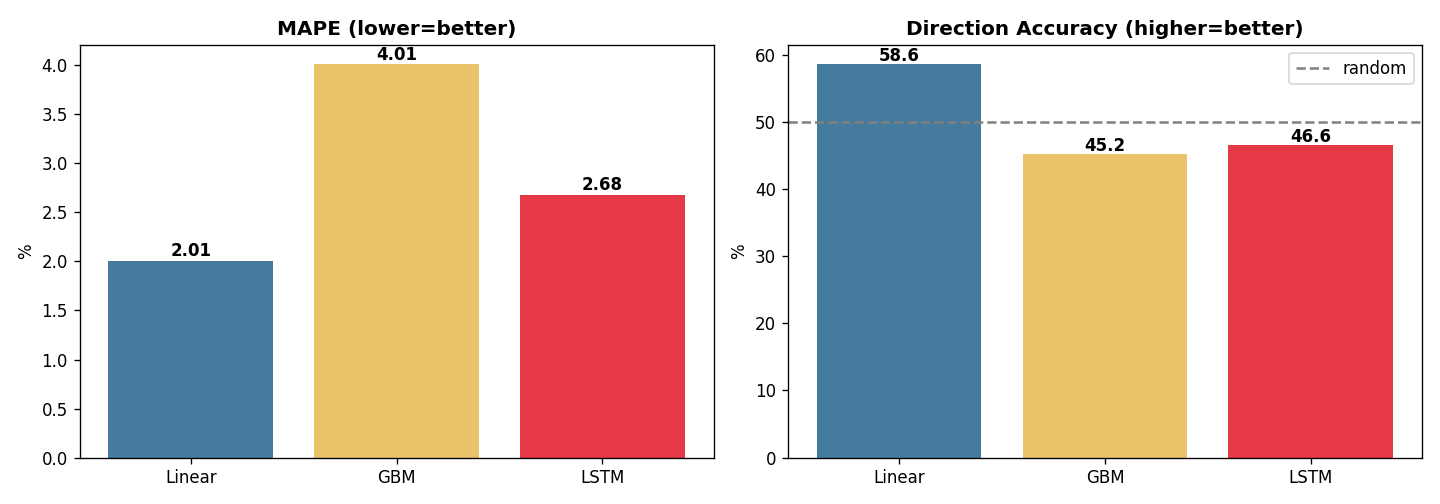

Recreate this plot in Python.
"""
model_compare.py - 선형/부스팅/LSTM 3종 비교 실험
핵심: 유가 시계열에서 '딥러닝이 항상 이기지 않는다'를 데이터로 검증
"""
import numpy as np, pandas as pd
import matplotlib; matplotlib.use("Agg")
import matplotlib.pyplot as plt
import torch, torch.nn as nn
from sklearn.ensemble import GradientBoostingRegressor
from sklearn.linear_model import LinearRegression
from sklearn.preprocessing import StandardScaler
from sklearn.metrics import mean_absolute_error, mean_absolute_percentage_error
from data_loader import load_prices

np.random.seed(42); torch.manual_seed(42)
plt.rcParams["axes.unicode_minus"] = False
HOR = 14

df = load_prices("dubai")
price = df["price"].values

# 전통 모델용 피처
dd = pd.DataFrame({"price": price})
for l in [1,3,7,14,30]: dd[f"lag{l}"] = dd.price.shift(l)
for w in [7,14,30]:
    dd[f"ma{w}"] = dd.price.shift(1).rolling(w).mean()
    dd[f"sd{w}"] = dd.price.shift(1).rolling(w).std()
dd["mom7"] = dd.price.shift(1) - dd.price.shift(8)
dd["y"] = dd.price.shift(-HOR)
dd = dd.dropna().reset_index(drop=True)
feat = [c for c in dd.columns if c.startswith(("lag","ma","sd","mom"))]
X, y, now = dd[feat].values, dd.y.values, dd.price.values
sp = int(len(dd)*0.8)
res = {}

def report(name, yte, pred, now_te):
    mae = mean_absolute_error(yte, pred)
    mape = mean_absolute_percentage_error(yte, pred)*100
    da = ((yte>now_te)==(pred>now_te)).mean()*100
    print(f"{name:22s} | MAE ${mae:5.2f} | MAPE {mape:5.2f}% | dir {da:5.1f}%")
    return mae, mape, da

m = LinearRegression().fit(X[:sp], y[:sp])
res["Linear"] = report("Linear (baseline)", y[sp:], m.predict(X[sp:]), now[sp:])
m = GradientBoostingRegressor(n_estimators=300, max_depth=3, learning_rate=0.05, random_state=42).fit(X[:sp], y[:sp])
res["GBM"] = report("GradientBoosting", y[sp:], m.predict(X[sp:]), now[sp:])

# LSTM
SEQ = 30
xs, ys, nows = [], [], []
for i in range(SEQ, len(price)-HOR):
    xs.append(price[i-SEQ:i]); ys.append(price[i+HOR]); nows.append(price[i])
xs = np.array(xs)[:,:,None]; ys = np.array(ys); nows = np.array(nows)
sc = StandardScaler(); sc.fit(xs.reshape(-1,1)[:sp*SEQ])
xs_s = sc.transform(xs.reshape(-1,1)).reshape(xs.shape)
ymean, ystd = ys[:sp].mean(), ys[:sp].std(); ys_s = (ys-ymean)/ystd
spx = int(len(xs)*0.8)
Xtr = torch.tensor(xs_s[:spx], dtype=torch.float32); ytr = torch.tensor(ys_s[:spx], dtype=torch.float32)
Xte = torch.tensor(xs_s[spx:], dtype=torch.float32)

class LSTM(nn.Module):
    def __init__(s):
        super().__init__(); s.l = nn.LSTM(1,32,batch_first=True); s.f = nn.Linear(32,1)
    def forward(s,x): o,_ = s.l(x); return s.f(o[:,-1,:]).squeeze(-1)

net = LSTM(); opt = torch.optim.Adam(net.parameters(), lr=0.01); lossf = nn.MSELoss()
for ep in range(60):
    net.train(); opt.zero_grad(); loss = lossf(net(Xtr), ytr); loss.backward(); opt.step()
net.eval()
with torch.no_grad(): pred = net(Xte).numpy()*ystd + ymean
res["LSTM"] = report("LSTM (deep)", ys[spx:], pred, nows[spx:])

best = min(res, key=lambda k: res[k][1])
print(f"\n결론: MAPE 최고 = {best}  → 단순 모델이 딥러닝을 이기는 경우가 흔함(과적합).")

# 그래프
fig, ax = plt.subplots(1,2, figsize=(12,4.2))
names = list(res.keys()); mapes = [res[k][1] for k in names]; das = [res[k][2] for k in names]
c = ["#457b9d","#e9c46a","#e63946"]
ax[0].bar(names, mapes, color=c); ax[0].set_title("MAPE (lower=better)", weight="bold"); ax[0].set_ylabel("%")
for i,v in enumerate(mapes): ax[0].text(i,v+.05,f"{v:.2f}",ha="center",weight="bold")
ax[1].bar(names, das, color=c); ax[1].axhline(50,ls="--",color="gray",label="random")
ax[1].set_title("Direction Accuracy (higher=better)", weight="bold"); ax[1].set_ylabel("%"); ax[1].legend()
for i,v in enumerate(das): ax[1].text(i,v+.5,f"{v:.1f}",ha="center",weight="bold")
plt.tight_layout(); plt.savefig("model_compare.png", dpi=120)
print("그래프 저장: model_compare.png")
